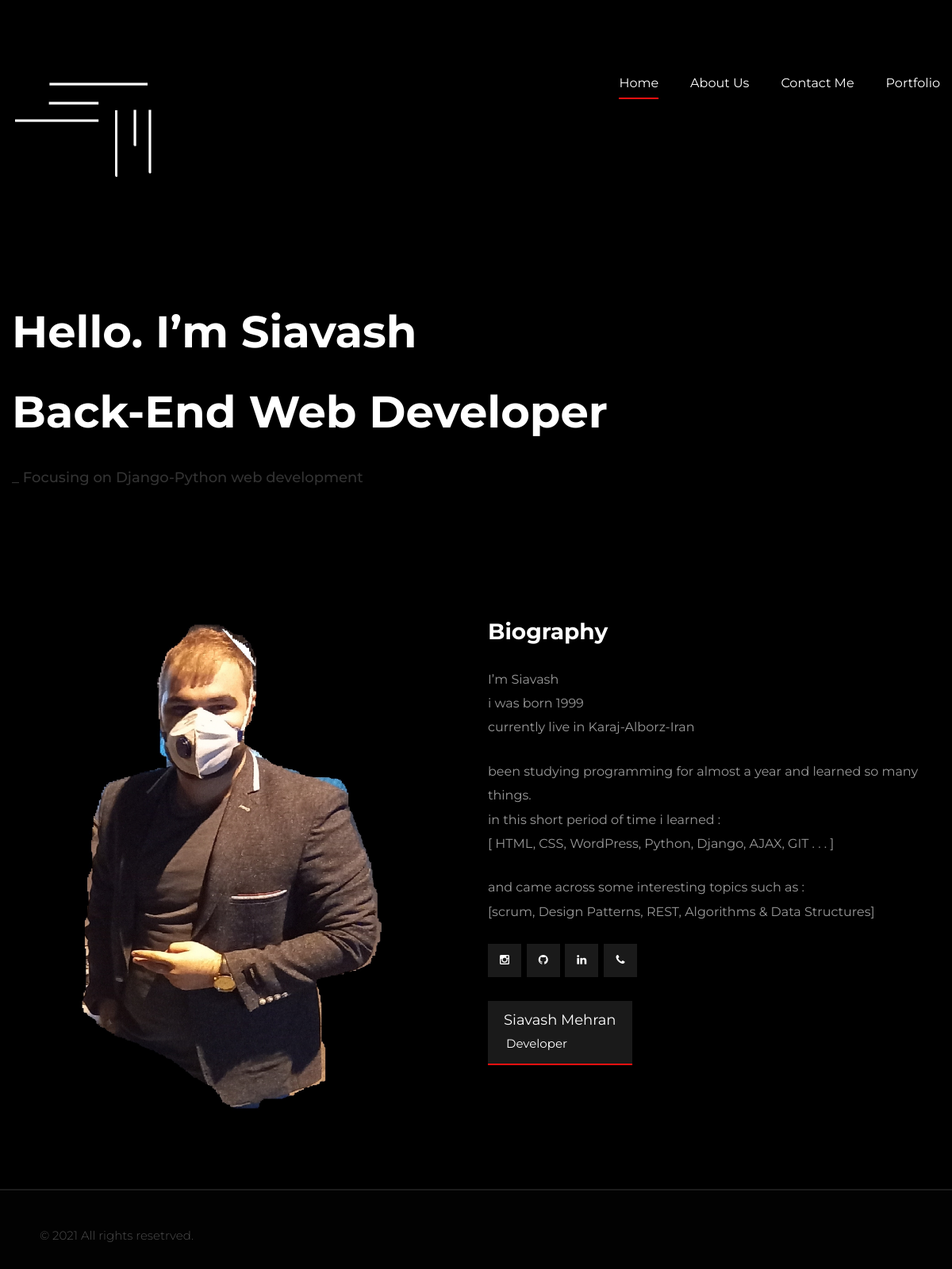
The page / on the database its author committed.
### CVhome/models.py (models this page shows, shortened)
class Home(models.Model):
    logo     =  models.ImageField(upload_to='images/')
    title    = models.TextField(max_length=80, blank=True)
    grey     = models.TextField(max_length=80, blank=True)
    name     = models.CharField(max_length=20)
    myTitle  = models.CharField(max_length=20)

### CVabout/models.py (models this page shows, shortened)
class AboutMe(models.Model):
    bigImg   = models.ImageField(upload_to='images/')
    p1       = models.TextField(max_length=600)
    p2       = models.TextField(max_length=600)
    slang    = models.CharField(max_length=300)

class ContactInfo(models.Model):
    github   = models.URLField()
    insta    = models.URLField()
    linkedin = models.URLField()
    phone = models.CharField(max_length=20)
    email = models.EmailField()
    def strip_phone(self):
        return self.phone.replace(' ', '')

### CVhome/views.py (the view)
# urls.py: path('', home),
def home(request):
    homePageData = Home.objects.earliest('pk')
    aboutMe      = AboutMe.objects.earliest('pk')
    contactInfo  = ContactInfo.objects.earliest('pk')
    context = {
        'info'    : contactInfo,
        'about'   : aboutMe,
        'home'    : homePageData
    }
    return render(request, 'index.html', context)

### CVhome/templates/index.html (shortened to what this page needs)
{% load render_partial %}
{% load static %}
<!DOCTYPE html>
<html lang="en">
<head>
    {% include 'components/head.html' %}
</head>
<body>
    <div class="page-wrapper">
        {% include 'components/siteheader.html'%}
        <section class="gallery-section">
            <div class="auto-container">
                <div class="title-box">
                    <h1>{{home.title | linebreaks}}</h1>
                    <div class="title">{{home.grey | linebreaks}}</div>
                </div>
            </div>
        </section>
        <section class="about-section">
            <div class="auto-container">
                <div class="row clearfix">
                    <div class="image-column col-lg-6 col-md-12 xol-sm-12">
                        <div class="inner-column">
                            <div class="image">
                                <img src="{{about.bigImg.url}}" alt="">
                            </div>
                        </div>
                    </div>
                    <div class="content-column col-lg-6 col-md-12 xol-sm-12">
                        <div class="inner-column">
                            <h3>Biography</h3>
                            <div class="text">
                                <p>{{about.p1 | linebreaks}}</p>
                                <ul class="social-icon-two">
                                    <li><a href="{{info.insta}}"><span class="fa fa-instagram"></span></a></li>
                                    <li><a href="{{info.github}}"><span class="fa fa-github"></span></a></li>
                                    <li><a href="{{info.linkedin}}"><span class="fa fa-linkedin"></span></a></li>
                                    <li><a href="tel:{{info.strip_phone}}"><span class="fa fa-phone"></span></a></li>
                                </ul>
                                <div class="about-box">
                                    <div class="box-inner">
                                        <h6>{{home.name}}</h6>
                                        <div class="category">{{home.myTitle}}</div>
                                    </div>
                                </div>
                            </div>
                        </div>
                    </div>
                </div>
            </div>
        </section>
        <br><br>
        <footer class="main-footer">
            {% include 'components/footer.html' %}
        </footer>
    </div>
</body>
</html>

### assets/css/responsive.css (style rules this page uses)
@media only screen and (max-width: 5000px) { .page-wrapper { overflow:hidden; } }
@media only screen and (max-width: 1340px) { .page-wrapper { overflow:hidden; } }

### assets/css/myCss.css (style rules this page uses)
.gallery-section .title-box { margin-bottom: 0px; }
.category { margin: 3px; }

### rows shown on the page
Home: title "Hello. I’m Siavash Back-End Web Developer", grey "_ Focusing on Django-Python web development", name "Siavash Mehran", myTitle "Developer"
AboutMe: bigImg (picture), p1 "I’m Siavash i was born 1999 currently live in Karaj-Alborz-Iran been studying programming for almost a year and learned so many things. in this short period of time i learned : [ HTML, CSS, WordPress, Python, Django, AJAX, GIT . . . ] and came across some interesting topics such as : [scrum, Design Patterns, REST, Algorithms & Data Structures]"
